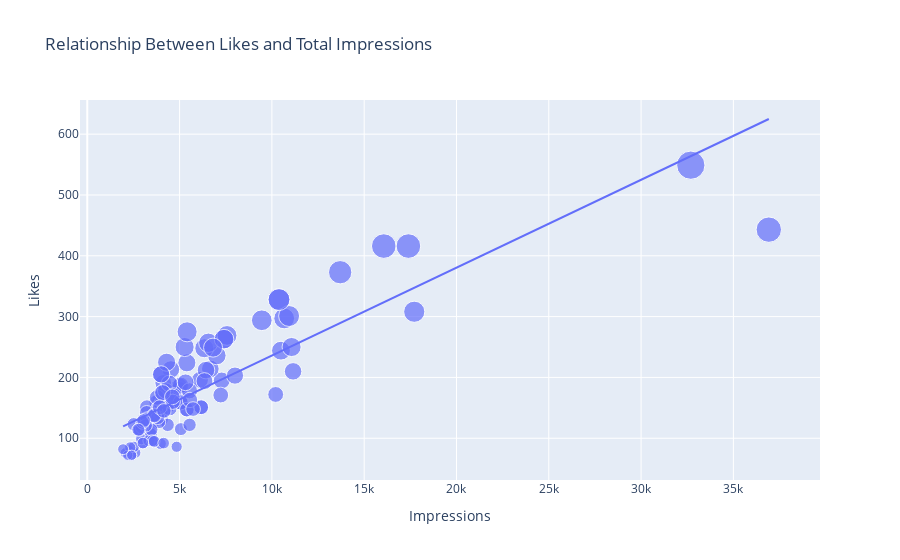

Notebook code cell kept with this figure:
### Code cell
figure = px.scatter(data_frame = data, x="Impressions", y="Likes", size="Likes", trendline="ols", title="Relationship Between Likes and Total Impressions")

figure.show()
